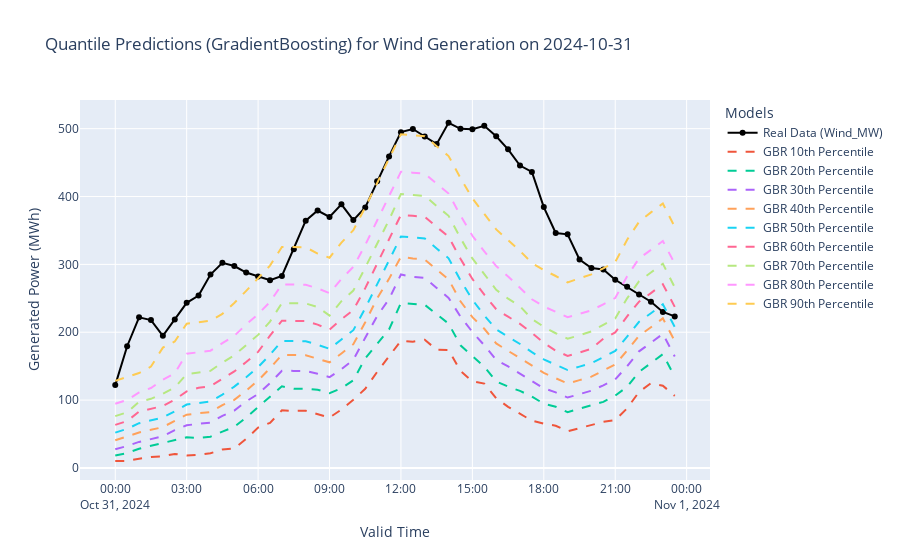

Notebook source saved alongside this figure:
### Code cell
date = pd.to_datetime('2024-10-31').tz_localize('UTC')


sample_data = df_resampled_merged_wind_2[df_resampled_merged_wind_2['valid_datetime'].dt.date == date.date()]
custom_data = sample_data[['WindSpeed:100_dwd', 'PowerOutput_full']]

fig1 = go.Figure()
fig1.add_trace(go.Scatter(
    x=sample_data['valid_datetime'], 
    y=sample_data['generation_mw'], 
    mode='lines+markers', 
    name='Real Data (Wind_MW)', 
    line=dict(color='black'),
    customdata=custom_data,  # Add custom data to hover
    hovertemplate='generation: %{y:.3f}<br>PowerOutput_opt: %{customdata[1]:.3f}<br>WindSpeed:100_dwd: %{customdata[0]:.3f}<extra></extra>'
))
for quantile in quantiles:
    fig1.add_trace(go.Scatter(
        x=sample_data['valid_datetime'],
        y=sample_data[f'generation_mw_quantile_{quantile}'],
        mode='lines',
        name=f'GBR {int(quantile * 10)}th Percentile',
        line=dict(dash='dash')
    ))

fig1.update_layout(
    title=f"Quantile Predictions (GradientBoosting) for Wind Generation on {date.date()}",
    xaxis_title="Valid Time",
    yaxis_title="Generated Power (MWh)",
    hovermode="x unified",
    legend_title="Models"
)

fig1.show()
